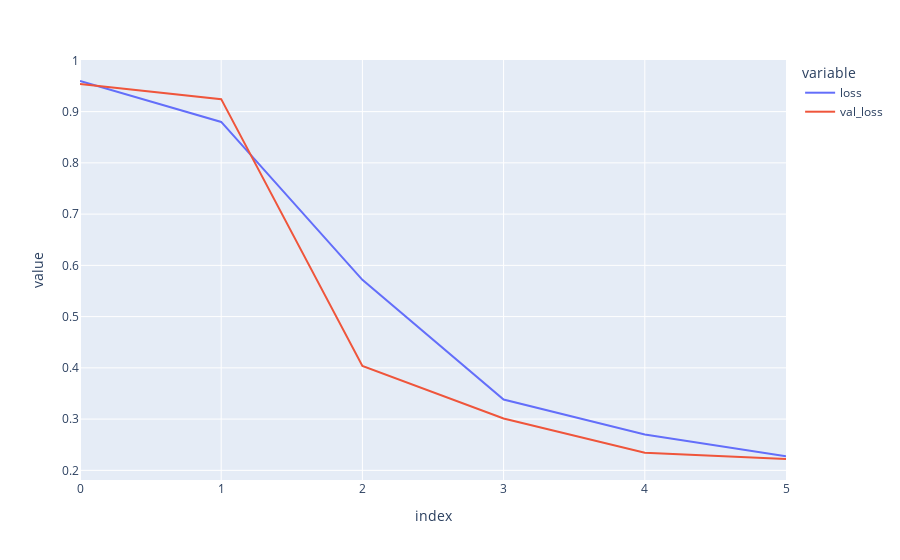

Notebook code for this chart:
### Code cell
fig = px.line({'loss': train_history['loss'], 'val_loss': val_history['loss']})
fig.show()

### Figure 1 — Plotly figure (JSON) as saved in the notebook; plotly's stock layout.template omitted (floating-point values rounded to 4 significant figures)
{"data": [{"hovertemplate": "variable=loss<br>index=%{x}<br>value=%{y}<extra></extra>", "legendgroup": "loss", "line": {"color": "#636efa", "dash": "solid"}, "marker": {"symbol": "circle"}, "mode": "lines", "name": "loss", "orientation": "v", "showlegend": true, "type": "scatter", "x": [0, 1, 2, 3, 4, 5], "xaxis": "x", "y": [0.9598, 0.8799, 0.5718, 0.3383, 0.27, 0.2276], "yaxis": "y"}, {"hovertemplate": "variable=val_loss<br>index=%{x}<br>value=%{y}<extra></extra>", "legendgroup": "val_loss", "line": {"color": "#EF553B", "dash": "solid"}, "marker": {"symbol": "circle"}, "mode": "lines", "name": "val_loss", "orientation": "v", "showlegend": true, "type": "scatter", "x": [0, 1, 2, 3, 4, 5], "xaxis": "x", "y": [0.954, 0.9244, 0.4039, 0.3013, 0.2346, 0.2222], "yaxis": "y"}], "layout": {"legend": {"title": {"text": "variable"}, "tracegroupgap": 0}, "margin": {"t": 60}, "xaxis": {"anchor": "y", "domain": [0, 1], "title": {"text": "index"}}, "yaxis": {"anchor": "x", "domain": [0, 1], "title": {"text": "value"}}}}
